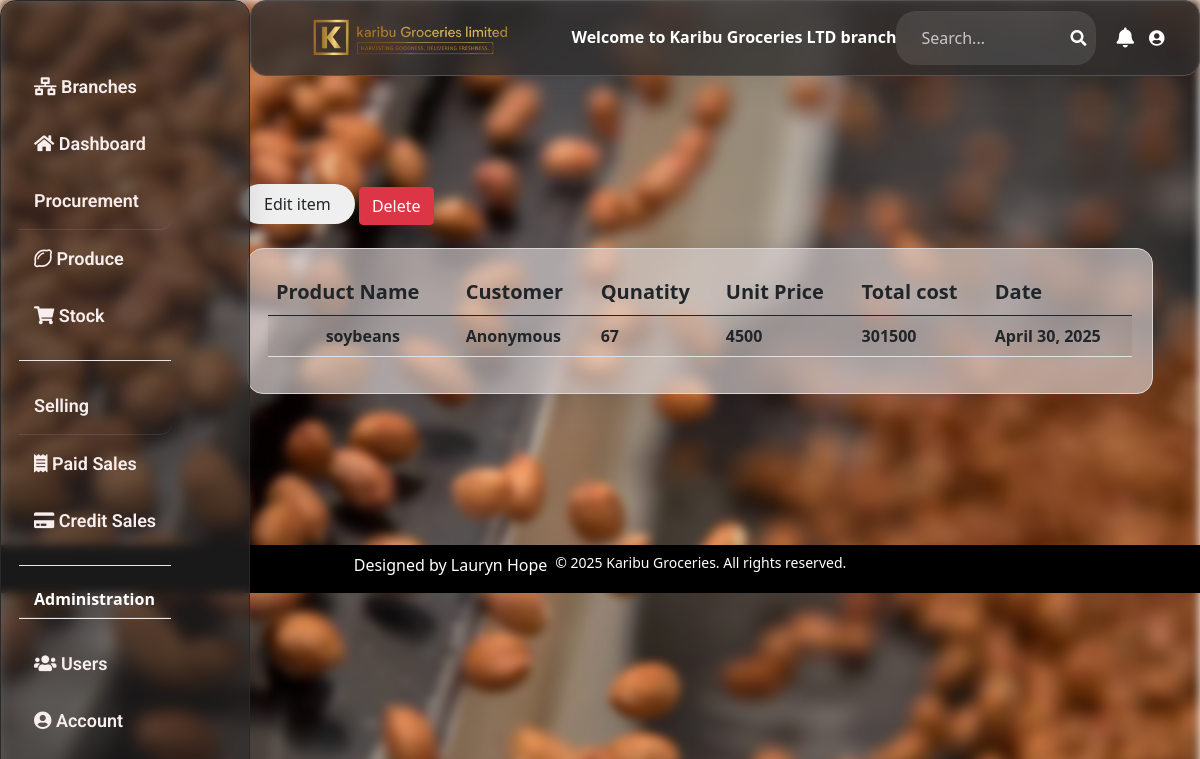
Before: /sales/8/ (signed in) with the older database file.
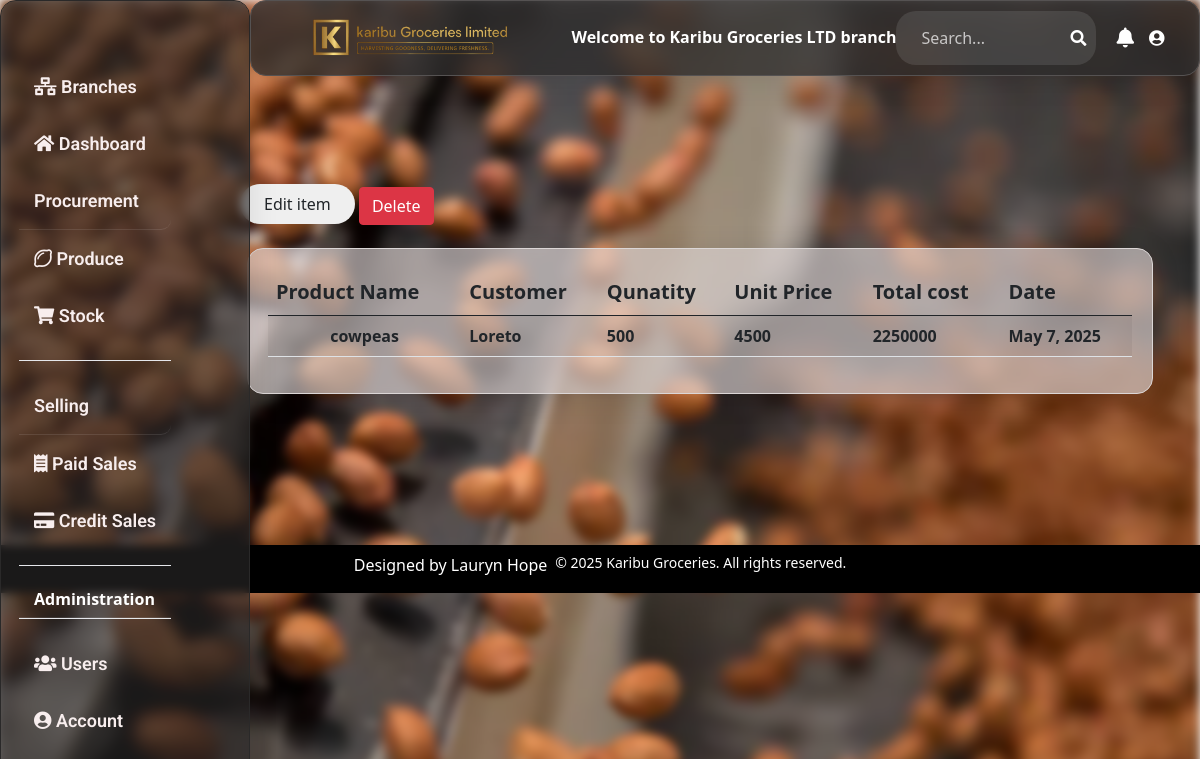
After: the same page with the newer database file.
### happy_hoe/models.py (models this page shows, shortened)
class Sale(models.Model):
    branch = models.ForeignKey(Branch, on_delete=models.CASCADE, related_name='branch_sales', null=True, blank=True)
    product_name= models.ForeignKey(Stock, on_delete=models.CASCADE,max_length=100, blank=True, null=True)
    unit_price= models.IntegerField( blank=True, null=True, default=1000)
    quantity= models.IntegerField( blank=True, default=5, null=True)
    customer_name= models.CharField(max_length=100, blank=True, null=True)
    date= models.DateField(auto_now_add=True, blank=True, null=True)
    amount_received= models.IntegerField( blank=True, default=1500, null=True)
    payment_method_choices=(
        ('Cash', 'Cash'),
        ('Credit', 'Credit'),
        ('Mobile Money', 'Mobile Money'),
    )
    payment_method= models.CharField(max_length=50, choices=payment_method_choices, blank=True, null=True)
    payment_status = models.CharField(
        max_length=20,
        choices=[
            ('PAID', 'Paid'),
            ('PENDING', 'Pending'),
            ('CANCELLED', 'Cancelled')
        ],
        default='PAID'
    )
    sales_agent= models.ForeignKey(Userprofile,on_delete=models.CASCADE, blank=True)
    def total_sale(self):
        total= self.quantity * self.product_name.unit_price
        """if self.product_name and self.product_name .unit_price is not None:
            return self.quantity * self.product_name.unit_price"""
        return total
    class Meta:
        indexes = [
            models.Index(fields=['branch', 'date']),
        ]
        ordering = ['branch', '-date']

class Stock(models.Model):
    branch= models.ForeignKey(Branch, on_delete=models.CASCADE,  related_name='branch_stock', null=True, blank=True)
    Category_name= models.ForeignKey (Category, on_delete=models.CASCADE, blank=True)
    product_choices=(
        ('beans', 'beans'),
        ('soybeans', 'soybeans'),
        ('gnuts', 'gnuts'),
        ('maize', 'maize'),
        ('cowpeas', 'cowpeas'),
    )
    product_name = models.CharField(max_length=50, null=True, blank=True, choices=product_choices)
    total_quantity= models.PositiveIntegerField( default=0, blank=True, null=True)
    issued_quantity= models.PositiveIntegerField(default=0, blank=True, null=True)
    received_quantity= models.PositiveIntegerField( default=0, blank=True, null=True)
    cost_of_stock= models.DecimalField(max_digits=50, blank=True, null=True, default=1000000, decimal_places=0)
    unit_cost= models.IntegerField(blank=True, null=True, default=500)
    unit_price= models.IntegerField(blank=True, null=True, default=500)
    date_of_stock= models.DateField(auto_now_add=True ,blank=True, null=True)
    supplier_name= models.CharField(max_length=100, blank=True, null=True)
    phone_regex = RegexValidator(
        regex=r'^\+?256[0-9]{9,15}$',
        message="Phone number must be in the format: '+2567XXXXXXXX'.")
    supplier_contact = models.CharField(max_length=15, validators=[phone_regex], blank=True, null=True)
    type_of_produce = models.CharField(max_length=100, blank=True, null=True)
    entry_agent= models.ForeignKey(Userprofile, on_delete=models.CASCADE, null=True, blank=True, related_name='stocks_entered')
    def __str__(self):
        return str(self.product_name)

### happy_hoe/views.py (the view)
# urls.py: path('sales/<int:pk>/', views.sale_detail, name="sale_detail"),
@login_required
def sale_detail(request,pk):
    sale= Sale.objects.get(id=pk)
    return render(request, 'happy_hoeapp/sale_detail.html', {'sale': sale})

### happy_hoe/templates/happy_hoeapp/sale_detail.html (shortened to what this page needs)
{% extends 'happy_hoeapp/base.html' %}
{% load static %}
{% block content  %}
    <div class="container2 container-fluid p-3 flex-grow-1">
        <div class=" conatainer p-2 mt- 5 gap-4">
            <a href="{% url 'edit_sale' sale.id %} ">
                <input type="submit" value="Edit item" class="rounded-full py-2 px-4">
            </a>
            <a href="{% url 'delete_sale' sale.id %}" class="btn btn-danger">Delete</a>
        </div>
        <div class="tableglass-effect">
            <table class="table table-striped">
                <thead>
                    <tr class="fs-5">
                        <th scope="col ">Product Name</th>
                        <th scope="col">Customer</th>
                        <th scope="col">Qunatity</th>
                        <th scope="col">Unit Price</th>
                        <th scope="col">Total cost</th>
                        <th scope="col">Date</th>
                    </tr>
                </thead>
                <tbody>
                    <tr class="fw-bolder">
                        <td class="text-center">{{ sale.product_name }}</td>
                        <td>{{ sale.customer_name }}</td>
                        <td>{{ sale.quantity }}</td>
                        <td>{{ sale.unit_price }}</td>
                        <td>{{ sale.total_sale }}</td>
                        <td> {{ sale.date }} </td>
                    </tr>
                </tbody>
            </table>
        </div>
    </div>
    <br><br><br><br>
{% endblock %}

Changed rows visible on the page:
changed Sale: product_name "soybeans" → "cowpeas"; customer_name "Anonymous" → "Loreto"; quantity "67" → "500"; total_sale "301500" → "2250000"; date "April 30, 2025" → "May 7, 2025"
